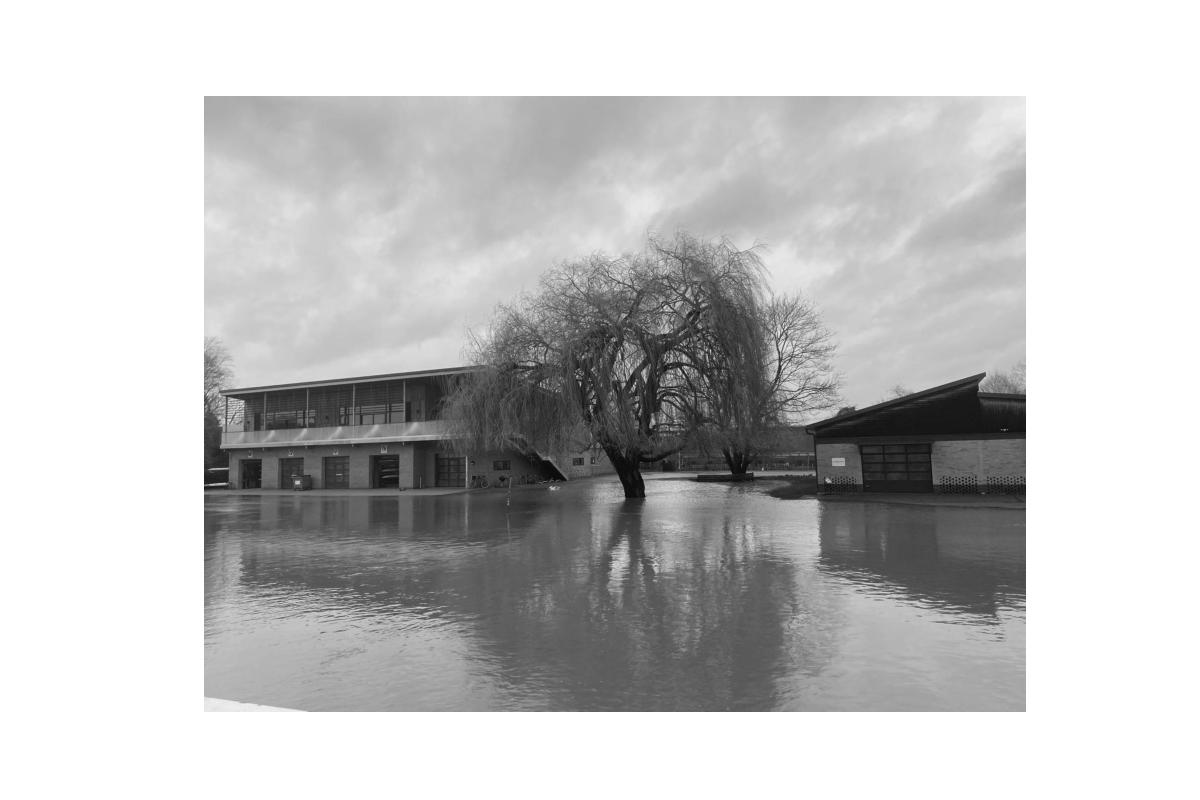
#> input picture data/river_side.jpeg, 1200 x 800 px
$ python q1_segs.py ../data/river_side.jpeg
#> lines starting #> are read from the running program, lines starting #| are printed output that depends on the picture; after the words box and inside, x2 and y2 are one past the last pixel; in counts of white or black regions, pixels touching at a corner belong together
import argparse
from PIL import Image
import numpy as np
import matplotlib.pyplot as plt
from numpy.fft import fft2, ifft2, fftshift, ifftshift
from skimage.filters import threshold_otsu
from skimage.segmentation import watershed

def main(img_path):
    # Load the image.
#> called with img_path = '../data/river_side.jpeg'
    image = Image.open(image_path).convert('L')  # Convert to grayscale

    # Convert image to numpy array.
    image_array = np.array(image)

    # Compute the Fourier Transform.
    fft_image = fft2(image_array)

    # Shift the zero-frequency component to the center.
    fft_shifted = fftshift(fft_image)

    # Compute the magnitude spectrum.
    magnitude_spectrum = np.abs(fft_shifted)

    # Log scale for better visualisation.
    log_spectrum = np.log(1 + magnitude_spectrum)
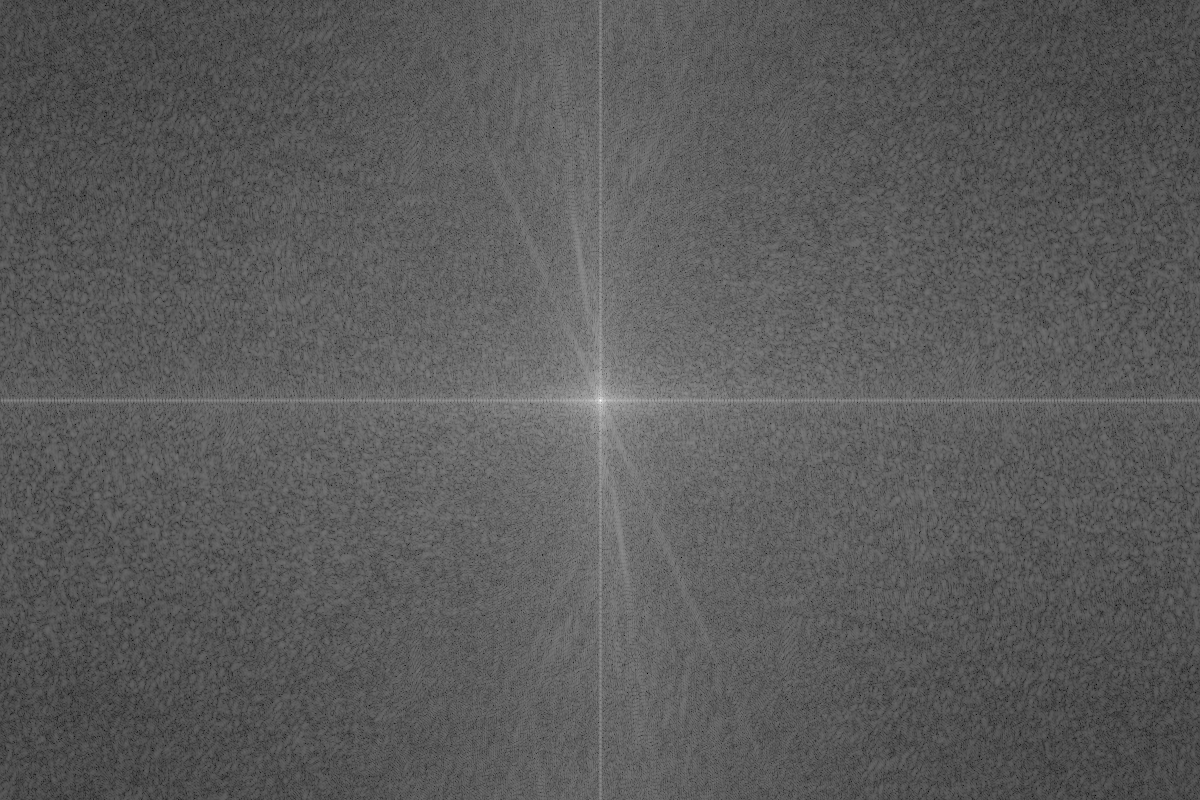
#> log_spectrum: shape (800, 1200) float64; min 2.16, max 19.05, mean 8.2; drawn with min black and max white

    # Display the original image and its magnitude spectrum.
    fig, (ax1, ax2) = plt.subplots(1, 2, figsize=(12, 6))
    ax1.imshow(image_array, cmap='gray')
    ax1.title.set_text('Original Image')
    ax1.axis('off')

    ax2.imshow(log_spectrum, cmap='gray')
    ax2.title.set_text('Magnitude Spectrum')
    ax2.axis('off')

    plt.show()
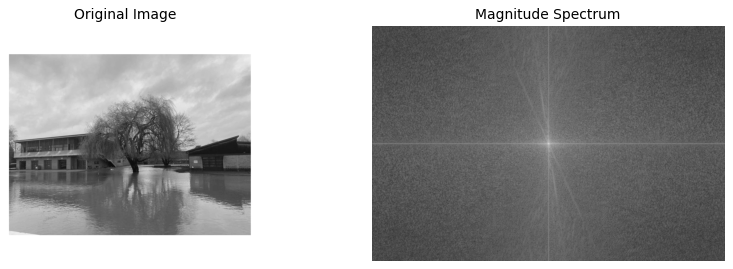
#> figure drawn by matplotlib, 2 panels

    # Define the radius of the central frequencies to keep
    rows, cols = fft_shifted.shape
#> rows = 800; cols = 1200
    orig_i, orig_j = rows//2, cols//2  # center
#> orig_i = 400; orig_j = 600
    i_padding, j_padding = 20, 20  # padding

    # Create a cross mask to remove line artifacts
    mask = np.ones((rows, cols), np.uint8)
    mask[: i_padding-orig_i, orig_j-j_padding:orig_j+j_padding] = 0
    mask[i_padding-orig_i:, orig_j-j_padding:orig_j+j_padding] = 0

    mask[orig_i-i_padding:orig_i+i_padding, :orig_j-j_padding] = 0
    mask[orig_i-i_padding:orig_i+i_padding, orig_j-j_padding:] = 0

    # Fill the center with ones
    mask[orig_i-i_padding:orig_i+i_padding, orig_j-j_padding:orig_j+j_padding] = 1

    # Apply mask and inverse FFT with the corrected import
    filtered_fft_shifted = fft_shifted * mask
    filtered_image = ifft2(ifftshift(filtered_fft_shifted))
    filtered_image = np.abs(filtered_image)
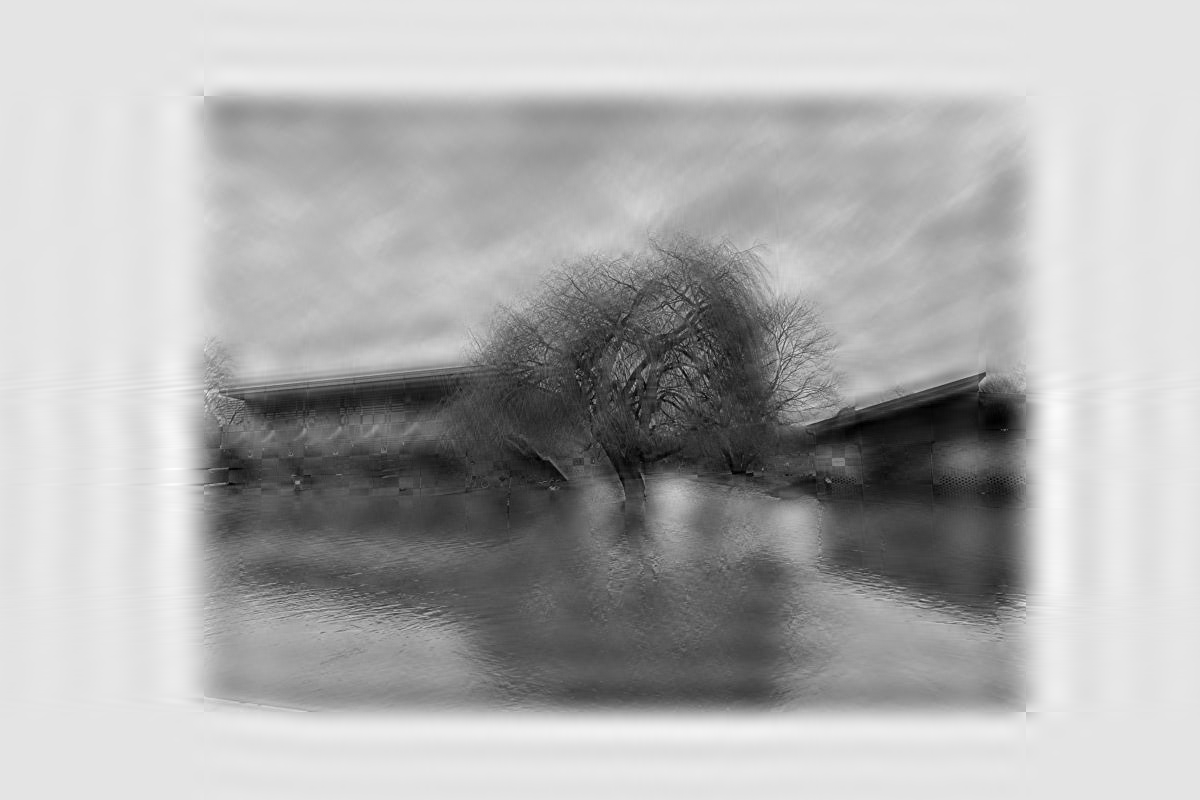
#> filtered_image: shape (800, 1200) float64; min 0.223, max 284.5, mean 196; drawn with min black and max white

    # Display the original image, the mask, and its reconstructed version
    fig, (ax1, ax2, ax3) = plt.subplots(1, 3, figsize=(18, 6))
    ax1.imshow(image_array, cmap='gray')
    ax1.title.set_text('Original Image')
    ax1.axis('off')

    ax2.imshow(mask, cmap='gray')
    ax2.title.set_text('Mask Applied')
    ax2.axis('off')

    ax3.imshow(filtered_image, cmap='gray')
    ax3.title.set_text('Reconstructed Image')
    ax3.axis('off')

    plt.show()
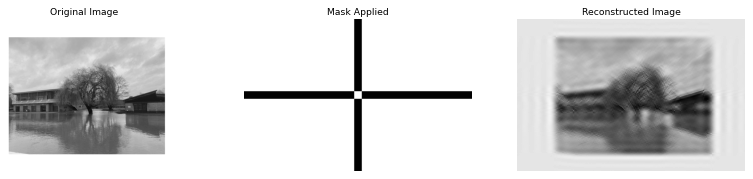
#> figure drawn by matplotlib, 3 panels

    # Apply an otsu thresholding to the reconstructed image
    threshold = threshold_otsu(image_array)
#> threshold = 161
    binary_image = image_array > threshold
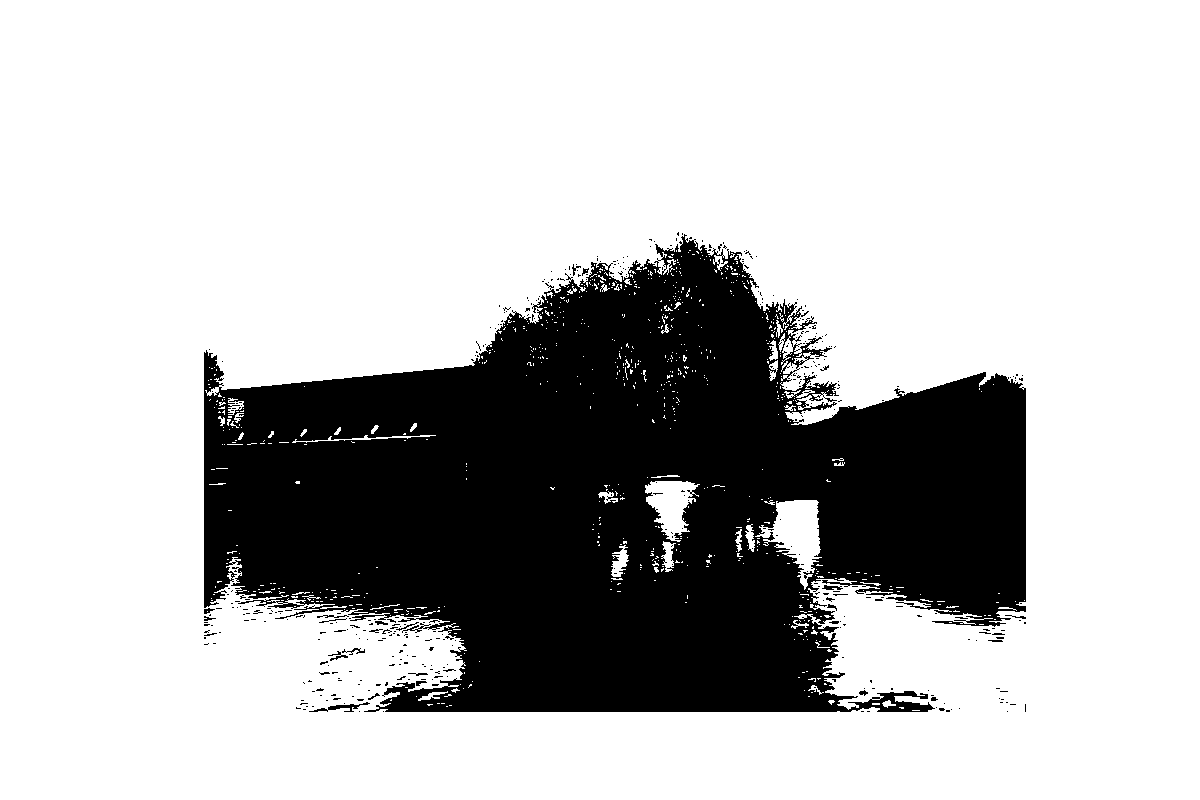
#> binary_image: shape (800, 1200) bool; 74.1% white; 415 black regions (390 under 20 px), largest, box (x1, y1, x2, y2) and area: (204, 234, 1026, 712) 246707, (309, 702, 370, 712) 181, (822, 585, 843, 590) 63

    # Display the original image, the reconstructed image, and the binary image
    fig, (ax1, ax2, ax3) = plt.subplots(1, 3, figsize=(18, 6))
    ax1.imshow(image_array, cmap='gray')
    ax1.title.set_text('Original Image')
    ax1.axis('off')

    ax2.imshow(filtered_image, cmap='gray')
    ax2.title.set_text('Reconstructed Image')
    ax2.axis('off')

    ax3.imshow(binary_image, cmap='gray')
    ax3.title.set_text('Binary Image')
    ax3.axis('off')

    plt.show()


if __name__ == "__main__":
    parser = argparse.ArgumentParser(description="Segmentation of an image")
    parser.add_argument("image_path", type=str, help="Input file")
    args = parser.parse_args()

    image_path = args.image_path
    main(image_path)
